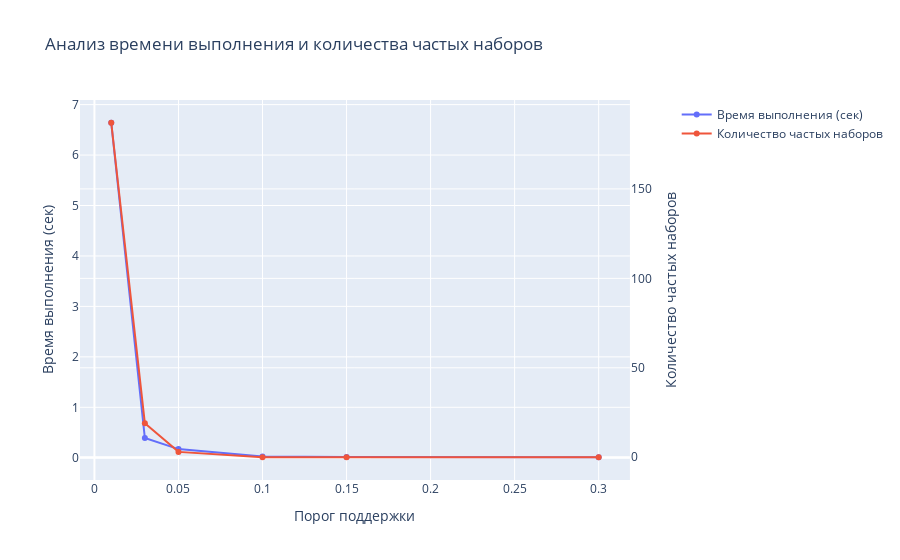

The notebook cell this image was saved under:
### Code cell
fig = make_subplots(specs=[[{"secondary_y": True}]])

# Добавляем линию для времени выполнения
fig.add_trace(go.Scatter(
    x=min_supports,
    y=execution_times,
    mode='lines+markers',
    name='Время выполнения (сек)',
    yaxis='y1'
))

# Добавляем линию для количества частых наборов
fig.add_trace(go.Scatter(
    x=min_supports,
    y=frequent_item_counts,
    mode='lines+markers',
    name='Количество частых наборов',
    yaxis='y2'
))

# Настройки осей
fig.update_layout(
    title='Анализ времени выполнения и количества частых наборов',
    xaxis_title='Порог поддержки',
    yaxis_title='Время выполнения (сек)',
    yaxis2=dict(
        title='Количество частых наборов',
        overlaying='y',
        side='right'
    ),
)

### Figure 1 — Plotly figure (JSON) as saved in the notebook; plotly's stock layout.template omitted (floating-point values rounded to 4 significant figures)
{"data": [{"mode": "lines+markers", "name": "Время выполнения (сек)", "type": "scatter", "x": [0.01, 0.03, 0.05, 0.1, 0.15, 0.3], "y": [6.64, 0.3918, 0.1719, 0.02698, 0.01697, 0.01001], "yaxis": "y"}, {"mode": "lines+markers", "name": "Количество частых наборов", "type": "scatter", "x": [0.01, 0.03, 0.05, 0.1, 0.15, 0.3], "y": [187, 19, 3, 0, 0, 0], "yaxis": "y2"}], "layout": {"title": {"text": "Анализ времени выполнения и количества частых наборов"}, "xaxis": {"anchor": "y", "domain": [0, 0.94], "title": {"text": "Порог поддержки"}}, "yaxis": {"anchor": "x", "domain": [0, 1], "title": {"text": "Время выполнения (сек)"}}, "yaxis2": {"anchor": "x", "overlaying": "y", "side": "right", "title": {"text": "Количество частых наборов"}}}}
